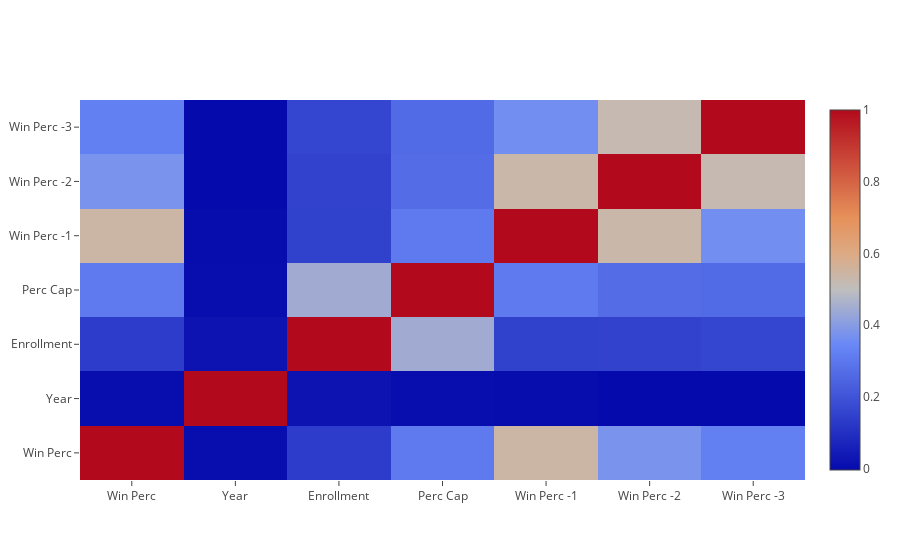

Notebook code for this chart:
### Code cell
trace = go.Heatmap(z=row_data,
                   x=['Win Perc', 'Year', 'Enrollment', 'Perc Cap', 'Win Perc -1', 'Win Perc -2', 'Win Perc -3'],
                   y=['Win Perc', 'Year', 'Enrollment', 'Perc Cap', 'Win Perc -1', 'Win Perc -2', 'Win Perc -3'])

layout = dict(
    autosize = True )

data=[trace]
figure = dict(data=data,layout=layout)
plotly.offline.iplot(figure, filename='heatmap')
#py.iplot(data, filename='labelled-heatmap')

### Figure 1 — Plotly figure (JSON) as saved in the notebook; plotly's stock layout.template omitted (floating-point values rounded to 4 significant figures)
{"data": [{"type": "heatmap", "x": ["Win Perc", "Year", "Enrollment", "Perc Cap", "Win Perc -1", "Win Perc -2", "Win Perc -3"], "y": ["Win Perc", "Year", "Enrollment", "Perc Cap", "Win Perc -1", "Win Perc -2", "Win Perc -3"], "z": [[1, 0.00459, 0.1343, 0.3046, 0.5427, 0.3748, 0.3224], [0.00459, 1, 0.02098, 0.004893, 0.0009737, -0.004151, -0.004667], [0.1343, 0.02098, 1, 0.4449, 0.1464, 0.1515, 0.1575], [0.3046, 0.004893, 0.4449, 1, 0.3055, 0.2694, 0.2608], [0.5427, 0.0009737, 0.1464, 0.3055, 1, 0.5337, 0.362], [0.3748, -0.004151, 0.1515, 0.2694, 0.5337, 1, 0.5206], [0.3224, -0.004667, 0.1575, 0.2608, 0.362, 0.5206, 1]]}], "layout": {"autosize": true}}
